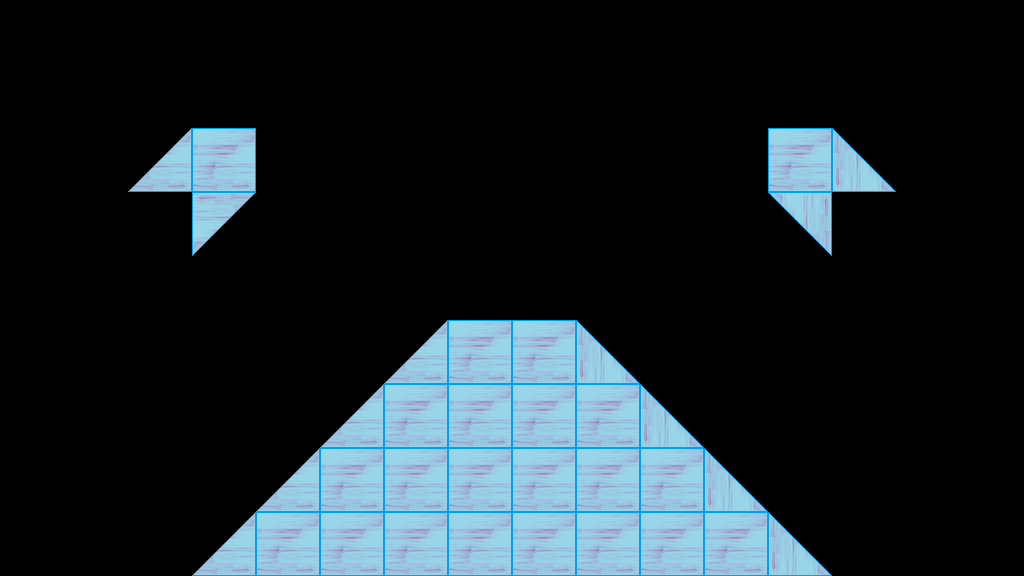

Tiled map render using the project's own tile images. Description and the whole map definition, tile-layer contents included, below:
An orthogonal 16x9 tile map with 64x64 px tiles, 1 tile layer (tile) and 14 objects (4x ball, 2x box, 2x hole, 2x rod, bowl).

<map version="1.0" tiledversion="1.1.5" orientation="orthogonal" renderorder="right-down" width="16" height="9" tilewidth="64" tileheight="64" infinite="0" nextobjectid="63">
 <tileset firstgid="1" source="golf.tsx" />
 <layer name="tile" width="16" height="9">
  <data encoding="csv">
0,0,0,0,0,0,0,0,0,0,0,0,0,0,0,0,
0,0,0,0,0,0,0,0,0,0,0,0,0,0,0,0,
0,0,2,1,0,0,0,0,0,0,0,0,1,3,0,0,
0,0,0,11,0,0,0,0,0,0,0,0,10,0,0,0,
0,0,0,0,0,0,0,0,0,0,0,0,0,0,0,0,
0,0,0,0,0,0,2,1,1,3,0,0,0,0,0,0,
0,0,0,0,0,2,1,1,1,1,3,0,0,0,0,0,
0,0,0,0,2,1,1,1,1,1,1,3,0,0,0,0,
0,0,0,2,1,1,1,1,1,1,1,1,3,0,0,0
</data>
 </layer>
 <objectgroup name="coll">
  <object id="50" x="128" y="192">
   <polyline points="0,0 64,-64 128,-64 128,0 64,64 64,0 0,0" />
  </object>
  <object id="51" x="768" y="128">
   <polyline points="0,0 0,64 64,128 64,64 128,64 64,0 0,0" />
  </object>
  <object id="52" x="448" y="320">
   <polyline points="0,0 128,0 384,256 576,256 576,-320 -448,-320 -448,256 -256,256 0,0" />
  </object>
 </objectgroup>
 <objectgroup name="entity">
  <object id="18" type="bowl" x="359" y="7" width="304" height="304">
   <ellipse />
  </object>
  <object id="42" type="box" x="204" y="101" width="39" height="24" />
  <object id="54" type="hole" x="72" y="489" width="50" height="50">
   <ellipse />
  </object>
  <object id="55" type="hole" x="903" y="487" width="50" height="50">
   <ellipse />
  </object>
  <object id="56" type="ball" x="379" y="6" width="30" height="30">
   <ellipse />
  </object>
  <object id="57" type="ball" x="335" y="51" width="30" height="30">
   <ellipse />
  </object>
  <object id="58" type="ball" x="615" y="7" width="30" height="30">
   <ellipse />
  </object>
  <object id="59" type="ball" x="659" y="49" width="30" height="30">
   <ellipse />
  </object>
  <object id="60" type="box" x="778.5" y="100" width="39" height="24" />
  <object id="61" type="rod" x="701" y="217" width="304" height="304">
   <ellipse />
  </object>
  <object id="62" type="rod" x="32" y="14" width="124" height="332">
   <ellipse />
  </object>
 </objectgroup>
</map>
